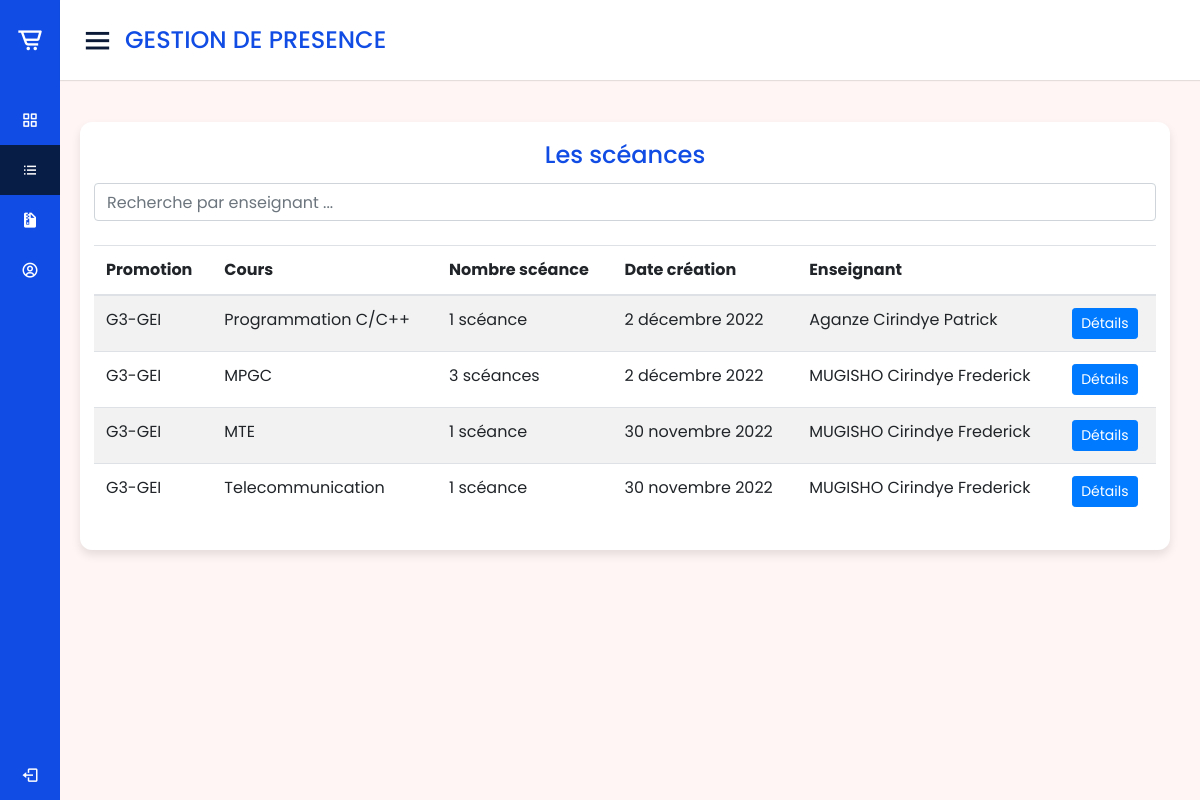
Screenshot of /admin_views/ (signed in) with the database file from the repository.
### gestion_presence/models.py (models this page shows, shortened)
class Sceance(models.Model):
    enseignant = models.ForeignKey(Enseignant, on_delete=models.CASCADE)
    promotion = models.CharField(max_length=30)
    cours = models.CharField(max_length=30)
    date_create = models.DateField(auto_now_add=True)
    def number_seance(self):
        number_seance = SceanceDay.objects.filter(sceance=self).count()
        return 1 if number_seance <= 0 else number_seance

class Enseignant(models.Model):
    user_account = models.OneToOneField(User, on_delete=models.CASCADE, related_name='user_account')
    nom = models.CharField(max_length=30)
    post_nom = models.CharField(max_length=30)
    pre_nom = models.CharField(max_length=30)
    genre = models.CharField(max_length=20, choices=sexe_choice, default='Masculin')
    phone_number = models.CharField(max_length=16)
    email = models.EmailField(unique=True)
    is_admin = models.BooleanField(default=False)
    def __str__(self) -> str:
        return f"{self.nom} {self.post_nom} {self.pre_nom}"

### gestion_presence/views.py (the view)
# urls.py: path('admin_views/', vues.admin_views, name='admin_views'),
@login_required
@user_admin_required
def admin_views(request):
    try:
        sceances = Sceance.objects.all().order_by('-id')
        context = {
            'sceances': sceances,
        }
        return render(request, 'vues/admin_views.html', context)
    except Exception as e:
        error_html = f"<html><body><h2>Error system: {e}</h2></body></html>"
        return HttpResponse(error_html)

### gestion_presence/views.py (called while the page is built)
def user_admin_required(view_func, redirect_url="presence:index"):
    @functools.wraps(view_func)
    def is_admin(request, *args, **kwargs):
        if request.user.user_account.is_admin:
            return view_func(request, *args, **kwargs)
        messages.error(request, "Vous ne pouvez accéder à l'interface demandée")
        return redirect(redirect_url)
    return is_admin

### templates/vues/admin_views.html (shortened to what this page needs)
{% extends 'layouts/base.html' %}
{% block content %}
    {% if sceances %}
        <div class="table-responsive">
            <div class="title normal-color text-center">Les scéances</div>
            <input type="text" id="searchtxt" placeholder="Recherche par enseignant ..." onkeyup="searchSeance();" class="form-control"><br>
            <table id="searchTable" class="table table-striped">
                <thead>
                  <tr>
                      <th scope="col">Promotion</th>
                      <th scope="col">Cours</th>
                      <th scope="col">Nombre scéance</th>
                      <th scope="col">Date création</th>
                      <th scope="col">Enseignant</th>
                    <th scope="col"></th>
                  </tr>
                </thead>
                <tbody>
                    {% for sceance in sceances %}
                        <tr>
                            <td>{{sceance.promotion}}</td>
                            <td>{{sceance.cours}}</td>
                            {% if sceance.number_seance <= 1 %}
                                <td>{{sceance.number_seance}} scéance</td>
                            {% else %}
                                <td>{{sceance.number_seance}} scéances</td>
                            {% endif %}
                            <td>{{sceance.date_create}}</td>
                            <td>{{sceance.enseignant}}</td>
                            <td>
                                <a class="btn btn-primary btn-sm" href="{% url 'presence:detail_sceance' sceance.id %}">Détails</a>
                            </td>
                        </tr>
                    {% endfor %}
                </tbody>
            </table>
        </div>
    {% endif %}
{% endblock content %}

### static/css/style.css (style rules this page uses)
* { margin: 0; padding: 0; box-sizing: border-box; font-family: 'Poppins', sans-serif; }
.normal-color { color: #114de4; }
.sales-boxes .title { font-size: 24px; font-weight: 500; margin-bottom: 10px; }

### rows the page displays
Sceance: promotion "G3-GEI", cours "Programmation C/C++", number_seance "1", date_create "2 décembre 2022", enseignant "Aganze Cirindye Patrick"
Sceance: promotion "G3-GEI", cours "MPGC", number_seance "3", date_create "2 décembre 2022", enseignant "MUGISHO Cirindye Frederick"
Sceance: promotion "G3-GEI", cours "MTE", number_seance "1", date_create "30 novembre 2022", enseignant "MUGISHO Cirindye Frederick"
Sceance: promotion "G3-GEI", cours "Telecommunication", number_seance "1", date_create "30 novembre 2022", enseignant "MUGISHO Cirindye Frederick"
